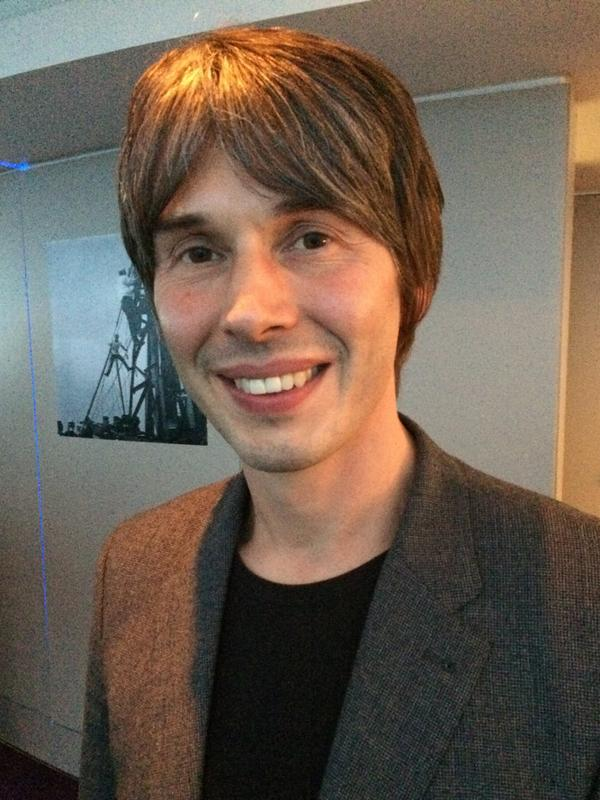
#> input picture Portrait_Net/pipeline/00001.png, 600 x 800 px, found by its file name
$ jupyter execute --allow-errors test.ipynb
#> lines starting #> are read from the running program, lines starting #| are printed output that depends on the picture; after the words box and inside, x2 and y2 are one past the last pixel; in counts of white or black regions, pixels touching at a corner belong together
[cell 1]
import os, sys
from os import path as osp
import numpy as np
import cv2
from matplotlib import pyplot as plt

[cell 2]
path = '../data/EG1800/Labels/00001.png'
img = cv2.imread(path, flags=cv2.IMREAD_UNCHANGED)
#> img is the input picture: shape (800, 600, 3); mean B, G, R 81.9, 94.8, 109.3
img[img == 1] = 255
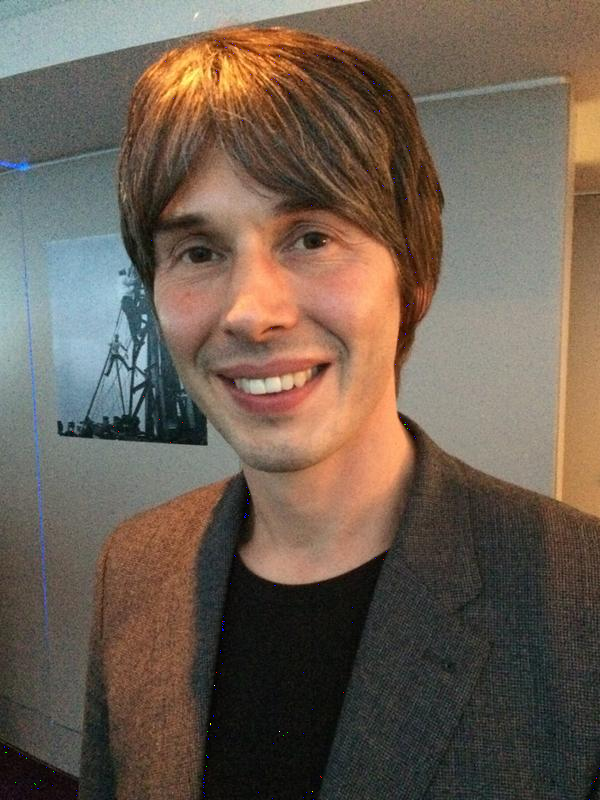
#> img: shape (800, 600, 3); 0.05% of pixels changed, all inside (x1, y1, x2, y2) = (4, 38, 600, 800)
np.unique(img), img.shape

[cell 3]
plt.imshow(img)

#> (a cell that did not finish here is left out)

[cell 5]
edge = np.zeros((img.shape[0], img.shape[1]), np.uint8)
#> (the rest of this cell did not finish here and is left out)

[cell 6]
plt.imshow(edge)
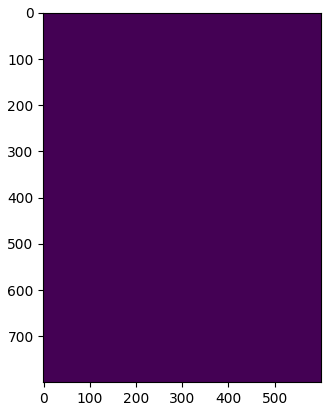
#> figure drawn by matplotlib, 1 panel
